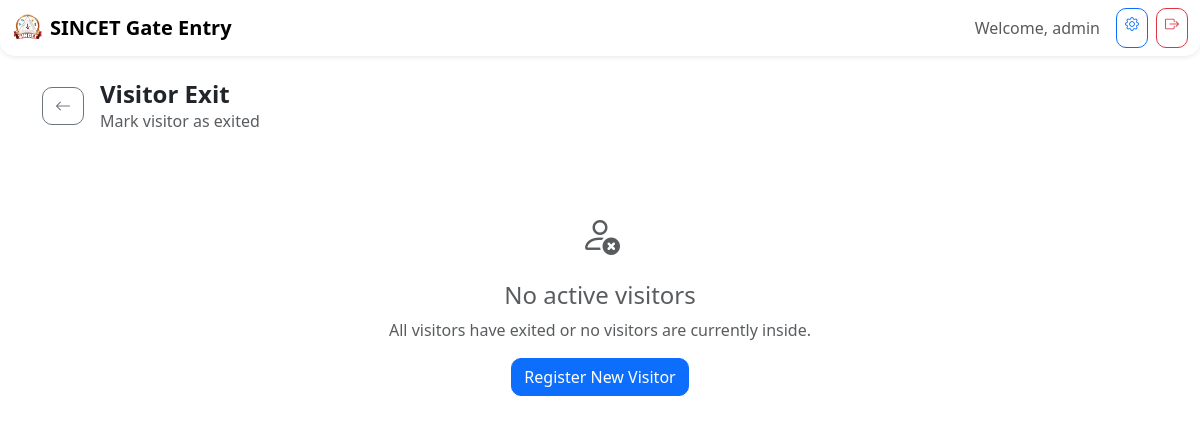
The page /visitor/exit (signed in) on the database as committed earlier.
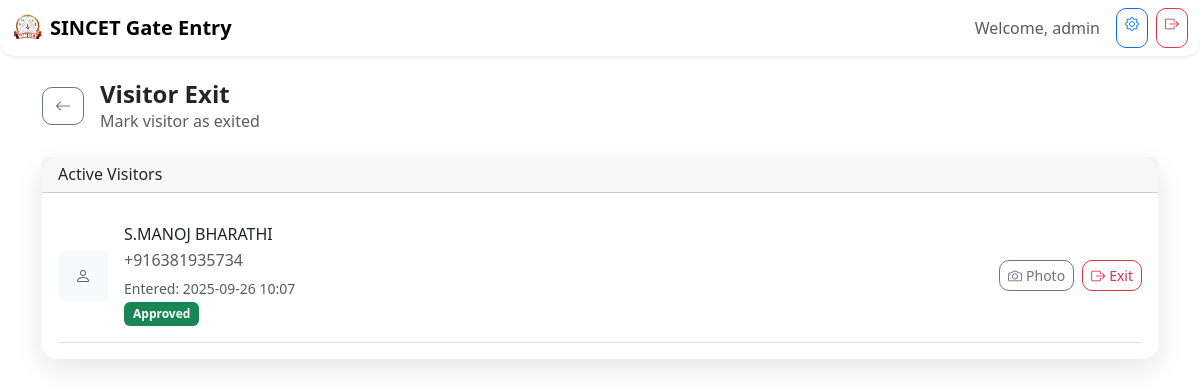
The same page on the database as committed later.
### models.py (models this page shows, shortened)
class Visitor(db.Model):
    __tablename__ = 'visitors'
    id = db.Column(db.String(36), primary_key=True, default=lambda: str(uuid.uuid4()))
    name = db.Column(db.String(100), nullable=False)
    phone = db.Column(db.String(20), nullable=False)
    email = db.Column(db.String(120))
    purpose = db.Column(db.Text, nullable=False)
    photo_url = db.Column(db.String(200))
    entry_time = db.Column(db.DateTime, default=datetime.utcnow)
    exit_time = db.Column(db.DateTime)
    authority_id = db.Column(db.String(36), db.ForeignKey('authorities.id'))
    authority_permission_granted = db.Column(db.Boolean, default=False)
    permission_granted_at = db.Column(db.DateTime)
    status = db.Column(db.String(20), default='pending')  # pending, approved, rejected, exited
    created_by = db.Column(db.String(100))
    notes = db.Column(db.Text)
    created_at = db.Column(db.DateTime, default=datetime.utcnow)
    updated_at = db.Column(db.DateTime, default=datetime.utcnow, onupdate=datetime.utcnow)
    notifications = db.relationship('Notification', backref='visitor', lazy=True)

### routes/visitor.py (the view)
    def decorated_function(*args, **kwargs):
        if 'user_id' not in session:
            return redirect(url_for('auth.login'))
        return f(*args, **kwargs)

### routes/visitor.py (called while the page is built, shortened)
def login_required(f):
    def decorated_function(*args, **kwargs):
        if 'user_id' not in session:
            return redirect(url_for('auth.login'))
        return f(*args, **kwargs)
    decorated_function.__name__ = f.__name__
    return decorated_function

@visitor_bp.route('/exit', methods=['GET', 'POST'])
@login_required
def exit():
    active_visitors = Visitor.query.filter(
        Visitor.status.in_(['approved', 'pending']),
        Visitor.exit_time.is_(None)
    ).order_by(Visitor.entry_time.desc()).all()
    return render_template('visitor/exit.html', visitors=active_visitors)

### templates/visitor/exit.html (shortened to what this page needs)
{% extends "base.html" %}
{% block content %}
<div class="container py-4">
    <div class="d-flex align-items-center mb-4">
        <a href="{{ url_for('index') }}" class="btn btn-outline-secondary me-3">
            <i class="bi bi-arrow-left"></i>
        </a>
        <div>
            <h1 class="h4 fw-bold mb-0">Visitor Exit</h1>
            <p class="text-muted mb-0">Mark visitor as exited</p>
        </div>
    </div>
    {% if visitors %}
    <div class="card">
        <div class="card-header">
            <h6 class="mb-0">Active Visitors</h6>
        </div>
        <div class="card-body">
            {% for visitor in visitors %}
            <div class="d-flex justify-content-between align-items-center border-bottom py-3">
                <div class="d-flex align-items-center">
                    {% if visitor.photo_url %}
                    <img src="{{ visitor.photo_url }}" alt="Visitor photo" class="rounded me-3" style="width: 50px; height: 50px; object-fit: cover;">
                    {% else %}
                    <div class="bg-light rounded me-3 d-flex align-items-center justify-content-center" style="width: 50px; height: 50px;">
                        <i class="bi bi-person text-muted"></i>
                    </div>
                    {% endif %}
                    <div>
                        <h6 class="mb-1">{{ visitor.name }}</h6>
                        <p class="text-muted mb-1">{{ visitor.phone }}</p>
                        <small class="text-muted">Entered: {{ visitor.entry_time.strftime('%Y-%m-%d %H:%M') }}</small>
                        <br>
                        <span class="badge bg-{{ 'success' if visitor.status == 'approved' else 'warning' }}">
                            {{ visitor.status.title() }}
                        </span>
                    </div>
                </div>
                <div class="d-flex align-items-center gap-2">
                    <button type="button" class="btn btn-outline-secondary btn-sm" data-bs-toggle="modal" data-bs-target="#exitPhotoModal" data-visitor-id="{{ visitor.id }}" data-visitor-name="{{ visitor.name }}">
                        <i class="bi bi-camera me-1"></i>Photo
                    </button>
                    <form method="POST" class="d-inline">
                        <button type="submit" class="btn btn-outline-danger btn-sm">
                            <i class="bi bi-box-arrow-right me-1"></i>Exit
                        </button>
                    </form>
                </div>
            </div>
            {% endfor %}
        </div>
    </div>
    {% else %}
    <div class="text-center py-5">
        <i class="bi bi-person-x fs-1 text-muted"></i>
        <h4 class="mt-3 text-muted">No active visitors</h4>
        <p class="text-muted">All visitors have exited or no visitors are currently inside.</p>
        <a href="{{ url_for('visitor.entry') }}" class="btn btn-primary">Register New Visitor</a>
    </div>
    {% endif %}
</div>
{% endblock %}

Rows that differ between the two databases and show on the page:
added Visitor: name "S.MANOJ BHARATHI", phone "+916381935734", entry_time "2025-09-26 10:07", status "Approved"
Other text that changed with them:
text no longer shown: "No active visitors All visitors have exited or no visitors are currently inside. Register New Visitor"
text now shown: "Active Visitors"
